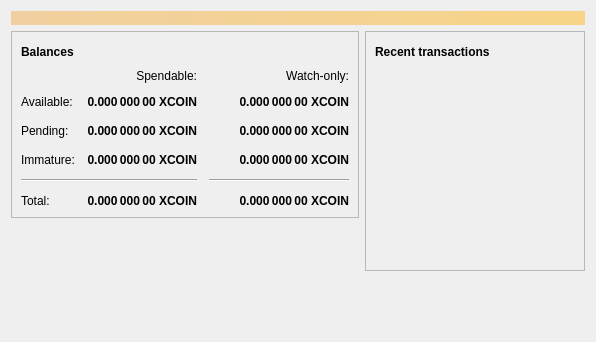
<?xml version="1.0" encoding="UTF-8"?>
<ui version="4.0">
 <class>OverviewPage</class>
 <widget class="QWidget" name="OverviewPage">
  <property name="geometry">
   <rect>
    <x>0</x>
    <y>0</y>
    <width>596</width>
    <height>342</height>
   </rect>
  </property>
  <property name="windowTitle">
   <string>Form</string>
  </property>
  <layout class="QVBoxLayout" name="topLayout">
   <item>
    <widget class="QLabel" name="labelAlerts">
     <property name="visible">
      <bool>false</bool>
     </property>
     <property name="styleSheet">
      <string notr="true">QLabel { background-color: qlineargradient(x1: 0, y1: 0, x2: 1, y2: 0, stop:0 #F0D0A0, stop:1 #F8D488); color:#000000; }</string>
     </property>
     <property name="wordWrap">
      <bool>true</bool>
     </property>
     <property name="margin">
      <number>3</number>
     </property>
     <property name="textInteractionFlags">
      <set>Qt::TextSelectableByMouse</set>
     </property>
    </widget>
   </item>
   <item>
    <layout class="QHBoxLayout" name="horizontalLayout" stretch="1,1">
     <item>
      <layout class="QVBoxLayout" name="verticalLayout_2">
       <item>
        <widget class="QFrame" name="frame">
         <property name="frameShape">
          <enum>QFrame::StyledPanel</enum>
         </property>
         <property name="frameShadow">
          <enum>QFrame::Raised</enum>
         </property>
         <layout class="QVBoxLayout" name="verticalLayout_4">
          <item>
           <layout class="QHBoxLayout" name="horizontalLayout_4">
            <item>
             <widget class="QLabel" name="label_5">
              <property name="font">
               <font>
                <weight>75</weight>
                <bold>true</bold>
               </font>
              </property>
              <property name="text">
               <string>Balances</string>
              </property>
             </widget>
            </item>
            <item>
             <widget class="QPushButton" name="labelWalletStatus">
              <property name="enabled">
               <bool>true</bool>
              </property>
              <property name="maximumSize">
               <size>
                <width>30</width>
                <height>16777215</height>
               </size>
              </property>
              <property name="toolTip">
               <string>The displayed information may be out of date. Your wallet automatically synchronizes with the Bitcoin network after a connection is established, but this process has not completed yet.</string>
              </property>
              <property name="text">
               <string/>
              </property>
              <property name="icon">
               <iconset resource="../bitcoin.qrc">
                <normaloff>:/icons/warning</normaloff>
                <disabledoff>:/icons/warning</disabledoff>:/icons/warning</iconset>
              </property>
              <property name="iconSize">
               <size>
                <width>24</width>
                <height>24</height>
               </size>
              </property>
              <property name="flat">
               <bool>true</bool>
              </property>
             </widget>
            </item>
            <item>
             <spacer name="horizontalSpacer_3">
              <property name="orientation">
               <enum>Qt::Horizontal</enum>
              </property>
              <property name="sizeHint" stdset="0">
               <size>
                <width>40</width>
                <height>20</height>
               </size>
              </property>
             </spacer>
            </item>
           </layout>
          </item>
          <item>
           <layout class="QGridLayout" name="gridLayout">
            <property name="spacing">
             <number>12</number>
            </property>
            <item row="2" column="2">
             <widget class="QLabel" name="labelWatchPending">
              <property name="font">
               <font>
                <weight>75</weight>
                <bold>true</bold>
               </font>
              </property>
              <property name="cursor">
               <cursorShape>IBeamCursor</cursorShape>
              </property>
              <property name="toolTip">
               <string>Unconfirmed transactions to watch-only addresses</string>
              </property>
              <property name="text">
               <string notr="true">0.000 000 00 XCOIN</string>
              </property>
              <property name="alignment">
               <set>Qt::AlignRight|Qt::AlignTrailing|Qt::AlignVCenter</set>
              </property>
              <property name="textInteractionFlags">
               <set>Qt::LinksAccessibleByMouse|Qt::TextSelectableByKeyboard|Qt::TextSelectableByMouse</set>
              </property>
             </widget>
            </item>
            <item row="2" column="1">
             <widget class="QLabel" name="labelUnconfirmed">
              <property name="font">
               <font>
                <weight>75</weight>
                <bold>true</bold>
               </font>
              </property>
              <property name="cursor">
               <cursorShape>IBeamCursor</cursorShape>
              </property>
              <property name="toolTip">
               <string>Total of transactions that have yet to be confirmed, and do not yet count toward the spendable balance</string>
              </property>
              <property name="text">
               <string notr="true">0.000 000 00 XCOIN</string>
              </property>
              <property name="alignment">
               <set>Qt::AlignRight|Qt::AlignTrailing|Qt::AlignVCenter</set>
              </property>
              <property name="textInteractionFlags">
               <set>Qt::LinksAccessibleByMouse|Qt::TextSelectableByKeyboard|Qt::TextSelectableByMouse</set>
              </property>
             </widget>
            </item>
            <item row="3" column="2">
             <widget class="QLabel" name="labelWatchImmature">
              <property name="font">
               <font>
                <weight>75</weight>
                <bold>true</bold>
               </font>
              </property>
              <property name="cursor">
               <cursorShape>IBeamCursor</cursorShape>
              </property>
              <property name="toolTip">
               <string>Mined balance in watch-only addresses that has not yet matured</string>
              </property>
              <property name="text">
               <string notr="true">0.000 000 00 XCOIN</string>
              </property>
              <property name="alignment">
               <set>Qt::AlignRight|Qt::AlignTrailing|Qt::AlignVCenter</set>
              </property>
              <property name="textInteractionFlags">
               <set>Qt::LinksAccessibleByMouse|Qt::TextSelectableByKeyboard|Qt::TextSelectableByMouse</set>
              </property>
             </widget>
            </item>
            <item row="4" column="0" colspan="2">
             <widget class="Line" name="line">
              <property name="orientation">
               <enum>Qt::Horizontal</enum>
              </property>
             </widget>
            </item>
            <item row="4" column="2">
             <widget class="Line" name="lineWatchBalance">
              <property name="sizePolicy">
               <sizepolicy hsizetype="Preferred" vsizetype="Fixed">
                <horstretch>0</horstretch>
                <verstretch>0</verstretch>
               </sizepolicy>
              </property>
              <property name="minimumSize">
               <size>
                <width>140</width>
                <height>0</height>
               </size>
              </property>
              <property name="orientation">
               <enum>Qt::Horizontal</enum>
              </property>
             </widget>
            </item>
            <item row="5" column="0">
             <widget class="QLabel" name="labelTotalText">
              <property name="text">
               <string>Total:</string>
              </property>
             </widget>
            </item>
            <item row="3" column="1">
             <widget class="QLabel" name="labelImmature">
              <property name="font">
               <font>
                <weight>75</weight>
                <bold>true</bold>
               </font>
              </property>
              <property name="cursor">
               <cursorShape>IBeamCursor</cursorShape>
              </property>
              <property name="toolTip">
               <string>Mined balance that has not yet matured</string>
              </property>
              <property name="text">
               <string notr="true">0.000 000 00 XCOIN</string>
              </property>
              <property name="alignment">
               <set>Qt::AlignRight|Qt::AlignTrailing|Qt::AlignVCenter</set>
              </property>
              <property name="textInteractionFlags">
               <set>Qt::LinksAccessibleByMouse|Qt::TextSelectableByKeyboard|Qt::TextSelectableByMouse</set>
              </property>
             </widget>
            </item>
            <item row="2" column="3">
             <spacer name="horizontalSpacer_2">
              <property name="orientation">
               <enum>Qt::Horizontal</enum>
              </property>
              <property name="sizeHint" stdset="0">
               <size>
                <width>40</width>
                <height>20</height>
               </size>
              </property>
             </spacer>
            </item>
            <item row="3" column="0">
             <widget class="QLabel" name="labelImmatureText">
              <property name="text">
               <string>Immature:</string>
              </property>
             </widget>
            </item>
            <item row="5" column="1">
             <widget class="QLabel" name="labelTotal">
              <property name="font">
               <font>
                <weight>75</weight>
                <bold>true</bold>
               </font>
              </property>
              <property name="cursor">
               <cursorShape>IBeamCursor</cursorShape>
              </property>
              <property name="toolTip">
               <string>Your current total balance</string>
              </property>
              <property name="text">
               <string notr="true">0.000 000 00 XCOIN</string>
              </property>
              <property name="alignment">
               <set>Qt::AlignRight|Qt::AlignTrailing|Qt::AlignVCenter</set>
              </property>
              <property name="textInteractionFlags">
               <set>Qt::LinksAccessibleByMouse|Qt::TextSelectableByKeyboard|Qt::TextSelectableByMouse</set>
              </property>
             </widget>
            </item>
            <item row="5" column="2">
             <widget class="QLabel" name="labelWatchTotal">
              <property name="font">
               <font>
                <weight>75</weight>
                <bold>true</bold>
               </font>
              </property>
              <property name="cursor">
               <cursorShape>IBeamCursor</cursorShape>
              </property>
              <property name="toolTip">
               <string>Current total balance in watch-only addresses</string>
              </property>
              <property name="text">
               <string notr="true">0.000 000 00 XCOIN</string>
              </property>
              <property name="alignment">
               <set>Qt::AlignRight|Qt::AlignTrailing|Qt::AlignVCenter</set>
              </property>
              <property name="textInteractionFlags">
               <set>Qt::LinksAccessibleByMouse|Qt::TextSelectableByKeyboard|Qt::TextSelectableByMouse</set>
              </property>
             </widget>
            </item>
            <item row="0" column="2">
             <widget class="QLabel" name="labelWatchonly">
              <property name="text">
               <string>Watch-only:</string>
              </property>
              <property name="alignment">
               <set>Qt::AlignRight|Qt::AlignTrailing|Qt::AlignVCenter</set>
              </property>
             </widget>
            </item>
            <item row="1" column="0">
             <widget class="QLabel" name="labelBalanceText">
              <property name="text">
               <string>Available:</string>
              </property>
             </widget>
            </item>
            <item row="1" column="1">
             <widget class="QLabel" name="labelBalance">
              <property name="font">
               <font>
                <weight>75</weight>
                <bold>true</bold>
               </font>
              </property>
              <property name="cursor">
               <cursorShape>IBeamCursor</cursorShape>
              </property>
              <property name="toolTip">
               <string>Your current spendable balance</string>
              </property>
              <property name="text">
               <string notr="true">0.000 000 00 XCOIN</string>
              </property>
              <property name="alignment">
               <set>Qt::AlignRight|Qt::AlignTrailing|Qt::AlignVCenter</set>
              </property>
              <property name="textInteractionFlags">
               <set>Qt::LinksAccessibleByMouse|Qt::TextSelectableByKeyboard|Qt::TextSelectableByMouse</set>
              </property>
             </widget>
            </item>
            <item row="1" column="2">
             <widget class="QLabel" name="labelWatchAvailable">
              <property name="font">
               <font>
                <weight>75</weight>
                <bold>true</bold>
               </font>
              </property>
              <property name="cursor">
               <cursorShape>IBeamCursor</cursorShape>
              </property>
              <property name="toolTip">
               <string>Your current balance in watch-only addresses</string>
              </property>
              <property name="text">
               <string notr="true">0.000 000 00 XCOIN</string>
              </property>
              <property name="alignment">
               <set>Qt::AlignRight|Qt::AlignTrailing|Qt::AlignVCenter</set>
              </property>
              <property name="textInteractionFlags">
               <set>Qt::LinksAccessibleByMouse|Qt::TextSelectableByKeyboard|Qt::TextSelectableByMouse</set>
              </property>
             </widget>
            </item>
            <item row="2" column="0">
             <widget class="QLabel" name="labelPendingText">
              <property name="text">
               <string>Pending:</string>
              </property>
             </widget>
            </item>
            <item row="0" column="1">
             <widget class="QLabel" name="labelSpendable">
              <property name="text">
               <string>Spendable:</string>
              </property>
              <property name="alignment">
               <set>Qt::AlignRight|Qt::AlignTrailing|Qt::AlignVCenter</set>
              </property>
             </widget>
            </item>
           </layout>
          </item>
         </layout>
        </widget>
       </item>
       <item>
        <spacer name="verticalSpacer">
         <property name="orientation">
          <enum>Qt::Vertical</enum>
         </property>
         <property name="sizeHint" stdset="0">
          <size>
           <width>20</width>
           <height>40</height>
          </size>
         </property>
        </spacer>
       </item>
      </layout>
     </item>
     <item>
      <layout class="QVBoxLayout" name="verticalLayout_3">
       <item>
        <widget class="QFrame" name="frame_2">
         <property name="frameShape">
          <enum>QFrame::StyledPanel</enum>
         </property>
         <property name="frameShadow">
          <enum>QFrame::Raised</enum>
         </property>
         <layout class="QVBoxLayout" name="verticalLayout">
          <item>
           <layout class="QHBoxLayout" name="horizontalLayout_2">
            <item>
             <widget class="QLabel" name="label_4">
              <property name="font">
               <font>
                <weight>75</weight>
                <bold>true</bold>
               </font>
              </property>
              <property name="text">
               <string>Recent transactions</string>
              </property>
             </widget>
            </item>
            <item>
             <widget class="QPushButton" name="labelTransactionsStatus">
              <property name="enabled">
               <bool>true</bool>
              </property>
              <property name="maximumSize">
               <size>
                <width>30</width>
                <height>16777215</height>
               </size>
              </property>
              <property name="toolTip">
               <string>The displayed information may be out of date. Your wallet automatically synchronizes with the Bitcoin network after a connection is established, but this process has not completed yet.</string>
              </property>
              <property name="text">
               <string/>
              </property>
              <property name="icon">
               <iconset resource="../bitcoin.qrc">
                <normaloff>:/icons/warning</normaloff>
                <disabledoff>:/icons/warning</disabledoff>:/icons/warning</iconset>
              </property>
              <property name="iconSize">
               <size>
                <width>24</width>
                <height>24</height>
               </size>
              </property>
              <property name="flat">
               <bool>true</bool>
              </property>
             </widget>
            </item>
            <item>
             <spacer name="horizontalSpacer">
              <property name="orientation">
               <enum>Qt::Horizontal</enum>
              </property>
              <property name="sizeHint" stdset="0">
               <size>
                <width>40</width>
                <height>20</height>
               </size>
              </property>
             </spacer>
            </item>
           </layout>
          </item>
          <item>
           <widget class="QListView" name="listTransactions">
            <property name="styleSheet">
             <string notr="true">QListView { background: transparent; }</string>
            </property>
            <property name="frameShape">
             <enum>QFrame::NoFrame</enum>
            </property>
            <property name="verticalScrollBarPolicy">
             <enum>Qt::ScrollBarAlwaysOff</enum>
            </property>
            <property name="horizontalScrollBarPolicy">
             <enum>Qt::ScrollBarAlwaysOff</enum>
            </property>
            <property name="selectionMode">
             <enum>QAbstractItemView::NoSelection</enum>
            </property>
           </widget>
          </item>
         </layout>
        </widget>
       </item>
       <item>
        <spacer name="verticalSpacer_2">
         <property name="orientation">
          <enum>Qt::Vertical</enum>
         </property>
         <property name="sizeHint" stdset="0">
          <size>
           <width>20</width>
           <height>40</height>
          </size>
         </property>
        </spacer>
       </item>
      </layout>
     </item>
    </layout>
   </item>
  </layout>
 </widget>
 <resources/>
 <connections/>
</ui>
